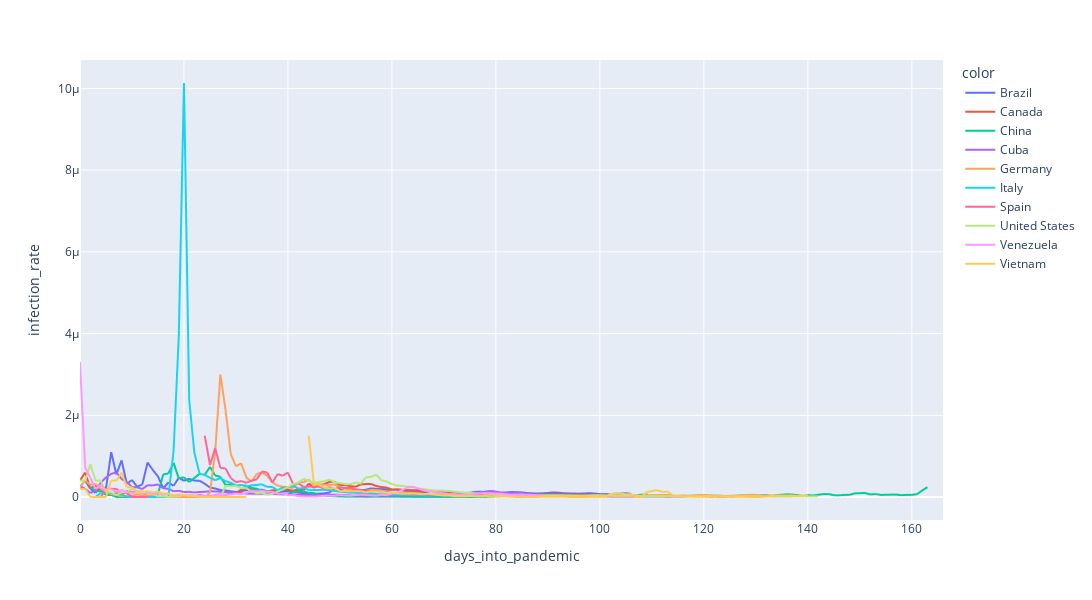

The notebook cell saved with this chart:
### Markdown cell above
# Creating "*infection_rate*" feature
The *infection_rate* is calculated by using a simplification of the formula $\displaystyle \frac{dI}{dt} =  \beta I S - \gamma I$, used by the [SIR model](https://en.wikipedia.org/wiki/Compartmental_models_in_epidemiology#The_SIR_model) to describe infection behavior:

- $\beta$ =  *Infection rate*
- $I$ = *People **currently** infected*
- $S$ = *People susceptible to infection*
- $\gamma$ = *Recovery rate*

Since we are interested on the total number of cases (not only people who are currently infected, but the historical amount of infections), $\displaystyle \frac{dI}{dt}$ can be replaced with $\displaystyle \frac{dC}{dt}$ and $ - \gamma I $ can be removed ($ - \gamma I $ accounts for the change in recovered people). We end up with $\displaystyle \frac{dC}{dt} =  \beta I S$, where:

- $\displaystyle \frac{dC}{dt}$ = *new_cases_per_million_smoothed*, on day $t$.
- $\beta$ = *infection_rate*, the new feature which we're trying to compute, on day $t-1$.
- $I$ = *total_active_per_million* on the day before, $t - 1$.
- $S$ = *susceptibles_per_million* on the day before, $t - 1$.

The new *infection_rate* feature, on a day $t$, will then be:
$\displaystyle infection\_rate_{t} = \frac{new\_cases\_per\_million\_smoothed_{t + 1}}{susceptibles\_per\_million_{t} \times total\_active\_per\_million_{t}} $

### Code cell
data['infection_rate'] = data['new_cases_per_million_smoothed'].groupby('location').shift(-1) / (data['total_susceptibles_per_million'] * data['total_active_per_million'])
data['infection_rate'].where(data['total_active_per_million'] > 0, other=np.nan, inplace=True)   # invalidation of values generated when there were no active people

countries = ['Brazil', 'United States', 'Italy', 'Spain', 'China', 'Vietnam', 'Cuba', 'Venezuela', 'Germany', 'Canada']
to_plot = data[data['days_into_pandemic'] >= 0].loc[countries]
px.line(to_plot, x='days_into_pandemic', y='infection_rate', color=to_plot.index.get_level_values('location'), height=600, width=1500)

### Figure 1 — Plotly figure (JSON) as saved in the notebook; plotly's stock layout.template omitted (floating-point values rounded to 4 significant figures; data arrays with more than 128 entries replaced by an {"elided": "..."} marker saying what was removed)
{"data": [{"hovertemplate": "color=Brazil<br>days_into_pandemic=%{x}<br>infection_rate=%{y}<extra></extra>", "legendgroup": "Brazil", "line": {"color": "#636efa", "dash": "solid"}, "mode": "lines", "name": "Brazil", "showlegend": true, "type": "scattergl", "x": [0, 1, 2, 3, 4, 5, 6, 7, 8, 9, 10, 11, 12, 13, 14, 15, 16, 17, 18, 19, 20, 21, 22, 23, 24, 25, 26, 27, 28, 29, 30, 31, 32, 33, 34, 35, 36, 37, 38, 39, 40, 41, 42, 43, 44, 45, 46, 47, 48, 49, 50, 51, 52, 53, 54, 55, 56, 57, 58, 59, 60, 61, 62, 63, 64, 65, 66, 67, 68, 69, 70, 71, 72, 73, 74, 75, 76, 77, 78, 79, 80, 81, 82, 83, 84, 85, 86, 87, 88, 89, 90, 91, 92, 93, 94, 95, 96, 97, 98, 99, 100, 101, 102, 103, 104, 105, 106, 107, 108, 109], "xaxis": "x", "y": [4e-07, 4e-07, 2e-07, 1e-07, 3e-07, 2e-07, 1.1e-06, 5.5e-07, 9e-07, 3.231e-07, 4.154e-07, 2.5e-07, 3.12e-07, 8.452e-07, 6.632e-07, 5.038e-07, 2.146e-07, 3.563e-07, 2.728e-07, 4.724e-07, 3.969e-07, 4.474e-07, 3.997e-07, 3.98e-07, 3.239e-07, 2.319e-07, 2.081e-07, 1.702e-07, 1.588e-07, 1.385e-07, 1.22e-07, 1.443e-07, 1.662e-07, 1.926e-07, 1.781e-07, 1.787e-07, 1.426e-07, 1.243e-07, 1.224e-07, 1.353e-07, 1.348e-07, 1.287e-07, 1.125e-07, 9.616e-08, 7.889e-08, 7.381e-08, 8.351e-08, 8.846e-08, 1.111e-07, 2.107e-07, 1.851e-07, 1.419e-07, 1.248e-07, 1.718e-07, 1.67e-07, 1.775e-07, 2.12e-07, 1.989e-07, 1.913e-07, 1.778e-07, 1.79e-07, 1.758e-07, 1.635e-07, 1.482e-07, 1.264e-07, 1.212e-07, 1.145e-07, 1.33e-07, 1.396e-07, 1.521e-07, 1.424e-07, 1.327e-07, 1.109e-07, 1.015e-07, 9.992e-08, 1.041e-07, 1.238e-07, 1.299e-07, 1.147e-07, 1.085e-07, 1.073e-07, 1.091e-07, 1.111e-07, 1.223e-07, 1.181e-07, 1.115e-07, 9.569e-08, 8.892e-08, 8.505e-08, 9.211e-08, 9.816e-08, 1.127e-07, 1.059e-07, 9.271e-08, 8.739e-08, 8.541e-08, 8.183e-08, 8.735e-08, 9.385e-08, 8.392e-08, 7.2e-08, 6.947e-08, 6.843e-08, 8.932e-08, 9.037e-08, 9.01e-08, 7.749e-08, null, null, null], "yaxis": "y"}, {"hovertemplate": "color=Canada<br>days_into_pandemic=%{x}<br>infection_rate=%{y}<extra></extra>", "legendgroup": "Canada", "line": {"color": "#EF553B", "dash": "solid"}, "mode": "lines", "name": "Canada", "showlegend": true, "type": "scattergl", "x": {"elided": "141 int values"}, "xaxis": "x", "y": {"elided": "141 float values"}, "yaxis": "y"}, {"hovertemplate": "color=China<br>days_into_pandemic=%{x}<br>infection_rate=%{y}<extra></extra>", "legendgroup": "China", "line": {"color": "#00cc96", "dash": "solid"}, "mode": "lines", "name": "China", "showlegend": true, "type": "scattergl", "x": {"elided": "167 int values"}, "xaxis": "x", "y": {"elided": "167 float values"}, "yaxis": "y"}, {"hovertemplate": "color=Cuba<br>days_into_pandemic=%{x}<br>infection_rate=%{y}<extra></extra>", "legendgroup": "Cuba", "line": {"color": "#ab63fa", "dash": "solid"}, "mode": "lines", "name": "Cuba", "showlegend": true, "type": "scattergl", "x": [0, 1, 2, 3, 4, 5, 6, 7, 8, 9, 10, 11, 12, 13, 14, 15, 16, 17, 18, 19, 20, 21, 22, 23, 24, 25, 26, 27, 28, 29, 30, 31, 32, 33, 34, 35, 36, 37, 38, 39, 40, 41, 42, 43, 44, 45, 46, 47, 48, 49, 50, 51, 52, 53, 54, 55, 56, 57, 58, 59, 60, 61, 62, 63, 64, 65, 66, 67, 68, 69, 70, 71, 72, 73, 74, 75, 76, 77, 78, 79, 80, 81, 82, 83, 84, 85, 86, 87, 88, 89, 90, 91, 92, 93, 94], "xaxis": "x", "y": [2.667e-07, 2e-07, 1e-07, 1.5e-07, 3.5e-07, 4.8e-07, 5.667e-07, 6e-07, 4.4e-07, 3.7e-07, 2.412e-07, 2.359e-07, 1.957e-07, 2.873e-07, 2.844e-07, 3.054e-07, 2.125e-07, 2e-07, 1.407e-07, 1.512e-07, 1.217e-07, 1.252e-07, 1.113e-07, 1.221e-07, 1.266e-07, 1.406e-07, 1.363e-07, 1.292e-07, 1.157e-07, 1.08e-07, 9.526e-08, 8.945e-08, 8.288e-08, 8.288e-08, 8.138e-08, 8.103e-08, 7.801e-08, 7.566e-08, 7.132e-08, 6.502e-08, 6.33e-08, 6.189e-08, 5.611e-08, 4.879e-08, 4.759e-08, 4.472e-08, 4.06e-08, 4.18e-08, 5.607e-08, 5.587e-08, 5.297e-08, 4.719e-08, 4.398e-08, 3.265e-08, 2.78e-08, 2.718e-08, 2.592e-08, 2.717e-08, 2.778e-08, 2.783e-08, 3.187e-08, 3.297e-08, 3.902e-08, 3.696e-08, 4.227e-08, 3.53e-08, 4.028e-08, 3.098e-08, 3.26e-08, 4.033e-08, 4.801e-08, 4.609e-08, 6.146e-08, 6.825e-08, 6.461e-08, 7.443e-08, 9.287e-08, 9.822e-08, 1.338e-07, 1.483e-07, 1.334e-07, 1.081e-07, 9.672e-08, 9.28e-08, 1.005e-07, 9.21e-08, 7.321e-08, 6.343e-08, 3.695e-08, 3.472e-08, 3.141e-08, 3.554e-08, null, null, null], "yaxis": "y"}, {"hovertemplate": "color=Germany<br>days_into_pandemic=%{x}<br>infection_rate=%{y}<extra></extra>", "legendgroup": "Germany", "line": {"color": "#FFA15A", "dash": "solid"}, "mode": "lines", "name": "Germany", "showlegend": true, "type": "scattergl", "x": {"elided": "139 int values"}, "xaxis": "x", "y": {"elided": "139 float values"}, "yaxis": "y"}, {"hovertemplate": "color=Italy<br>days_into_pandemic=%{x}<br>infection_rate=%{y}<extra></extra>", "legendgroup": "Italy", "line": {"color": "#19d3f3", "dash": "solid"}, "mode": "lines", "name": "Italy", "showlegend": true, "type": "scattergl", "x": {"elided": "136 int values"}, "xaxis": "x", "y": {"elided": "136 float values"}, "yaxis": "y"}, {"hovertemplate": "color=Spain<br>days_into_pandemic=%{x}<br>infection_rate=%{y}<extra></extra>", "legendgroup": "Spain", "line": {"color": "#FF6692", "dash": "solid"}, "mode": "lines", "name": "Spain", "showlegend": true, "type": "scattergl", "x": {"elided": "135 int values"}, "xaxis": "x", "y": {"elided": "135 float values"}, "yaxis": "y"}, {"hovertemplate": "color=United States<br>days_into_pandemic=%{x}<br>infection_rate=%{y}<extra></extra>", "legendgroup": "United States", "line": {"color": "#B6E880", "dash": "solid"}, "mode": "lines", "name": "United States", "showlegend": true, "type": "scattergl", "x": {"elided": "146 int values"}, "xaxis": "x", "y": {"elided": "146 float values"}, "yaxis": "y"}, {"hovertemplate": "color=Venezuela<br>days_into_pandemic=%{x}<br>infection_rate=%{y}<extra></extra>", "legendgroup": "Venezuela", "line": {"color": "#FF97FF", "dash": "solid"}, "mode": "lines", "name": "Venezuela", "showlegend": true, "type": "scattergl", "x": [0, 1, 2, 3, 4, 5, 6, 7, 8, 9, 10, 11, 12, 13, 14, 15, 16, 17, 18, 19, 20, 21, 22, 23, 24, 25, 26, 27, 28, 29, 30, 31, 32, 33, 34, 35, 36, 37, 38, 39, 40, 41, 42, 43, 44, 45, 46, 47, 48, 49, 50, 51, 52, 53, 54, 55, 56, 57, 58, 59, 60, 61, 62, 63, 64, 65, 66, 67, 68, 69, 70, 71, 72, 73, 74, 75, 76, 77, 78, 79, 80, 81, 82, 83, 84, 85, 86, 87, 88, 89, 90, 91, 92], "xaxis": "x", "y": [3.3e-06, 7.2e-07, 4.706e-07, 1.939e-07, 2.944e-07, 1.762e-07, 1.952e-07, 1.2e-07, 1.782e-07, 1.194e-07, 1.072e-07, 1.105e-07, 7.609e-08, 1.173e-07, 7.18e-08, 9.231e-08, 5.806e-08, 7.312e-08, 4.04e-08, 4.898e-08, 4.681e-08, 3.958e-08, 2.8e-08, 3.441e-08, 2.581e-08, 2.151e-08, 4.103e-08, 5.641e-08, 4.932e-08, 6.582e-08, 8.286e-08, 6.571e-08, 9.87e-08, 1.595e-07, 1.405e-07, 1.543e-07, 1.292e-07, 1.292e-07, 7.848e-08, 8.59e-08, 4.571e-08, 4.659e-08, 1.989e-08, 1.461e-08, 1.13e-08, 1.13e-08, 1.788e-08, 3.094e-08, 2.938e-08, 2.995e-08, 4.656e-08, 3.81e-08, 3.212e-08, 4.663e-08, 5.699e-08, 4.575e-08, 4.158e-08, 3.318e-08, 5.121e-08, 4.663e-08, 8.498e-08, 1.049e-07, 1.773e-07, 2.324e-07, 2.517e-07, 2.13e-07, 1.658e-07, 1.42e-07, 1.22e-07, 1.051e-07, 8.916e-08, 7.091e-08, 7.284e-08, 5.546e-08, 6.052e-08, 5.909e-08, 7.913e-08, 8.644e-08, 9.749e-08, 9.353e-08, 8.658e-08, 8.186e-08, 6.44e-08, 5.818e-08, 5.71e-08, 6.35e-08, 5.072e-08, 4.732e-08, 3.869e-08, 3.004e-08, null, null, null], "yaxis": "y"}, {"hovertemplate": "color=Vietnam<br>days_into_pandemic=%{x}<br>infection_rate=%{y}<extra></extra>", "legendgroup": "Vietnam", "line": {"color": "#FECB52", "dash": "solid"}, "mode": "lines", "name": "Vietnam", "showlegend": true, "type": "scattergl", "x": {"elided": "144 int values"}, "xaxis": "x", "y": {"elided": "144 float values"}, "yaxis": "y"}], "layout": {"height": 600, "legend": {"title": {"text": "color"}, "tracegroupgap": 0}, "margin": {"t": 60}, "width": 1500, "xaxis": {"anchor": "y", "domain": [0, 1], "title": {"text": "days_into_pandemic"}}, "yaxis": {"anchor": "x", "domain": [0, 1], "title": {"text": "infection_rate"}}}}
